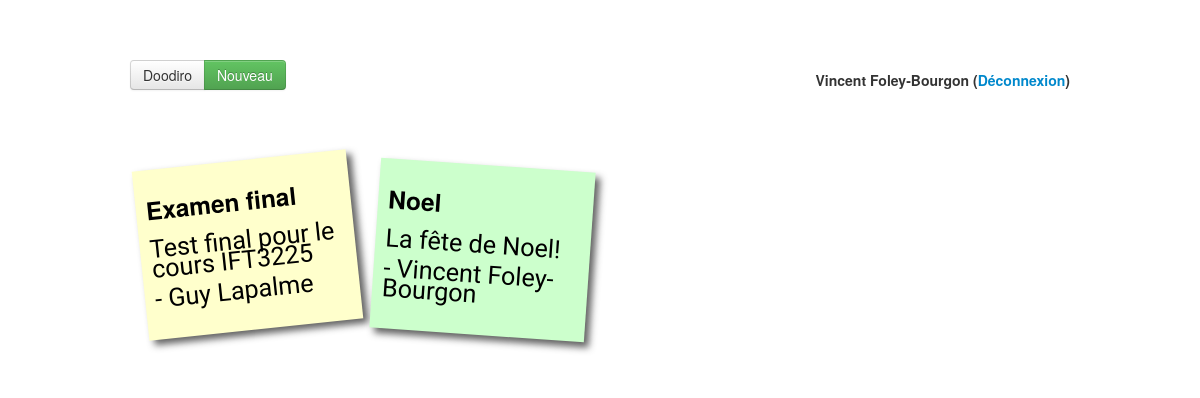
/index.php (signed in), run on the app's committed database.
### tables this page shows
CREATE TABLE IF NOT EXISTS `events` (
  `id` int(11) NOT NULL AUTO_INCREMENT,
  `organizer` int(11) NOT NULL,
  `name` varchar(100) NOT NULL,
  `description` varchar(255) NOT NULL,
  `type` enum('public','private') NOT NULL,
  `duration` int(2) NOT NULL,
  PRIMARY KEY (`id`),
  KEY `organizer` (`organizer`)
);

### classes/user.php (called while the page is built, shortened)
<?php
class User extends Database {
	public $id;
    public function events() {
    	$events = array();
        $mysqli = self::db_connect();
        $query = "select e.id, e.organizer, concat(u.firstname, ' ', u.lastname) as fullname, e.name, e.description, e.type, e.duration from events e, invitations i, users u where e.id = i.event_id and i.user_id = {$this->id} and e.organizer = u.id order by name";
        if ($stmt = $mysqli->query($query)) {
            while ($obj = $stmt->fetch_object()) {
                $events[] = new Event(array(
                	'id' => $obj->id,
                	'organizer' => $obj->organizer,
                	'organizer_name' => $obj->fullname,
                	'name' => $obj->name,
                    'description' => $obj->description,
                	'type' => $obj->type,
                    'duration' => $obj->duration
                	));
            }
            return $events;
        }
        else {
            die("Can't create statement: " . $mysqli->error);
        }
    }
}

### classes/event.php (called while the page is built, shortened)
<?php
class Event extends Database {
	public function __construct($array) {
		$this->id = $array['id'];
		$this->organizer_name = $array['organizer_name'];
		$this->name = $array['name'];
		$this->description = $array['description'];
	}
}

### content/list_event.php (the view)
<div class="container">
    <div class="row">
        <div class="span12">
            <ul class="sticky_notes">
                <?php foreach ($user->events() as $event): ?>
                <li>
                    <a href="?p=register_event&id=<?php echo $event->id ?>">
                        <h3><?php echo $event->name ?></h3>
                        <p><?php echo $event->description ?></p>
                        <p>- <?php echo $event->organizer_name ?></p>
                    </a>
                </li>
                <?php endforeach ?>
            </ul>
        </div>
    </div>
</div>

### css/main.css (style rules this page uses)
ul.sticky_notes, ul.sticky_notes li { list-style:none; }
ul.sticky_notes { margin: 0; }
ul.sticky_notes li a { text-decoration: none; color: #000; background: #ffc; display: block; height: 150px; width: 195px; padding: 10px; -webkit-box-shadow: 5px 5px 7px rgba(33,33,33,.7); box-shadow: 5px 5px 7px rgba(33,33,33,.7); -webkit-transition: -webkit-transform .15s linear; -moz-transition: -moz-transform .15s linear; -o-transition: -o-transform .15s linear; -ms-transition: -ms-transform .15s linear; transition: transform .15s linear; }
ul.sticky_notes li { margin: 20px 10px 40px 10px; float: left; }
ul.sticky_notes li p { font-family: "Reenie Beanie",arial,sans-serif; font-size: 180%; }
ul.sticky_notes li a { -webkit-transform: rotate(-6deg); -moz-transform: rotate(-6deg); -o-transform: rotate(-6deg); -ms-transform: rotate(-6deg); transform: rotate(-6deg); }
ul.sticky_notes li:nth-child(even) a { -webkit-transform: rotate(4deg); -moz-transform: rotate(4deg); -o-transform: rotate(4deg); -ms-transform: rotate(4deg); transform: rotate(4deg); background:#cfc; position: relative; top: 5px; }

### index.php (style rules this page uses)
body { padding-top: 60px; padding-bottom: 40px; }

### data on the page
events: name "Examen final", description "Test final pour le cours IFT3225", organizer_name "Guy Lapalme"
events: name "Noel", description "La fête de Noel!", organizer_name "Vincent Foley-Bourgon"

### other printed values
$user->firstname "Vincent"
$user->lastname "Foley-Bourgon"
